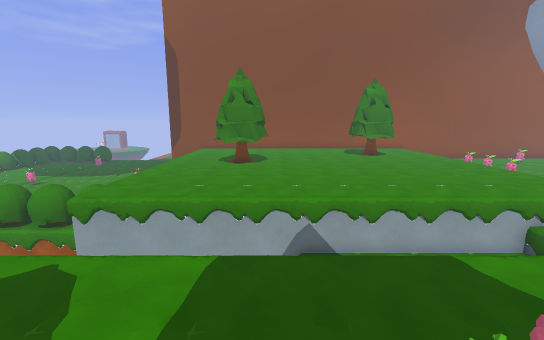
View 1 (above)

24 first-person views from a walk through a level from a Godot 3-D game. The camera is 1.3 m above the floor, tilts 10° down and sees 90° across. The floor is counted in squares, 0.5 m on a side. Each view is taken from the middle of a square. On the plan, view 1 faces up. The plan holds only what a view shows up to about 19 squares ahead; the rest is blank. The place goes on beyond the plan. Characters and animated objects are left out.

View 2
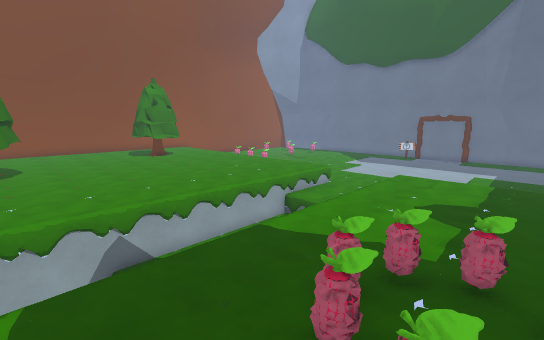

View 3
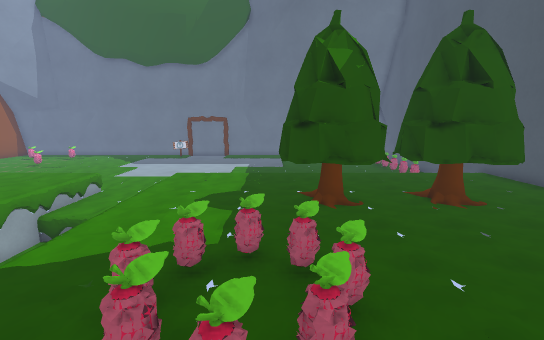

View 4
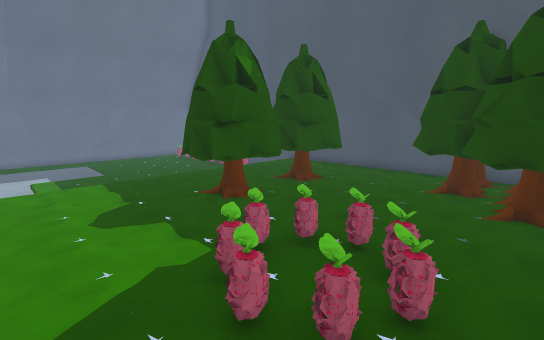

View 5
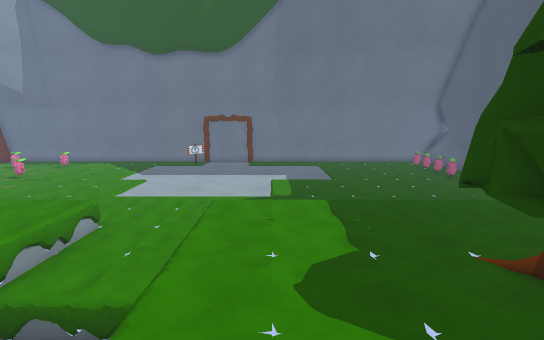

View 6
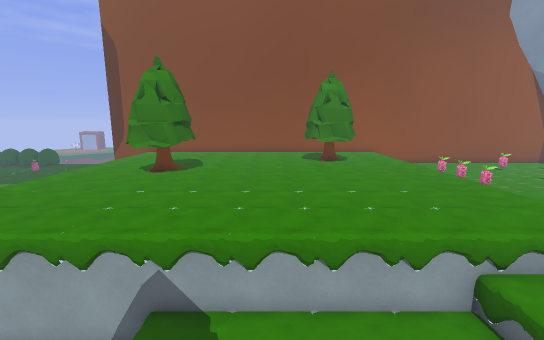

View 7
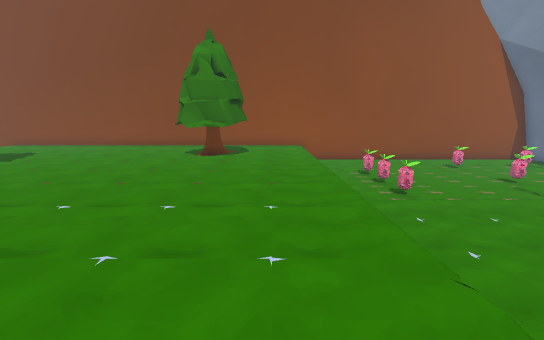

View 8
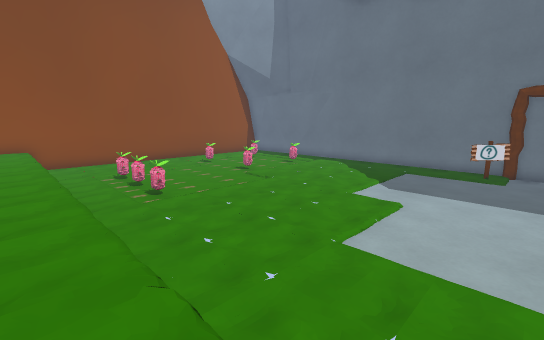

View 9
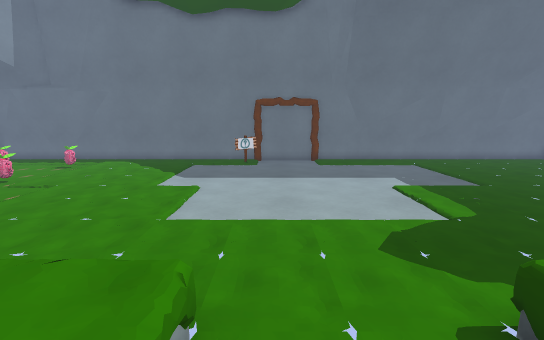

View 10
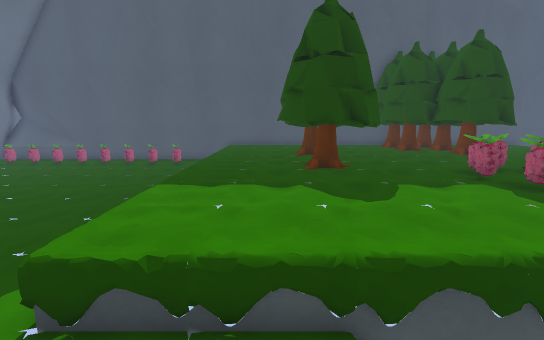

View 11
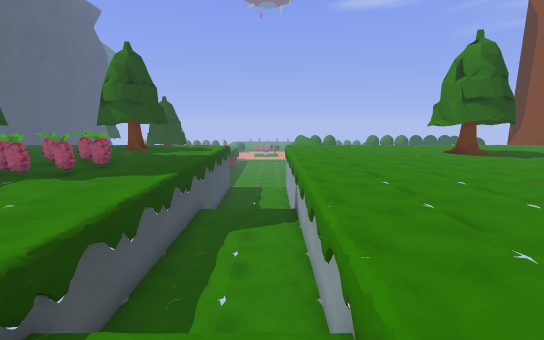

View 12
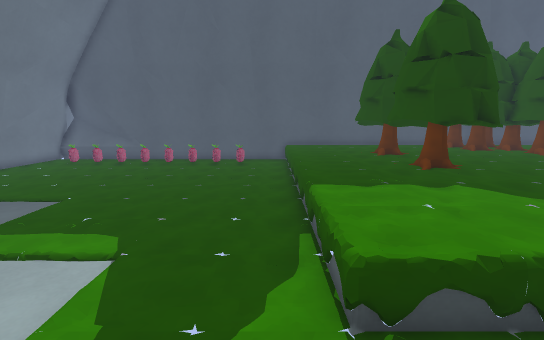

View 13
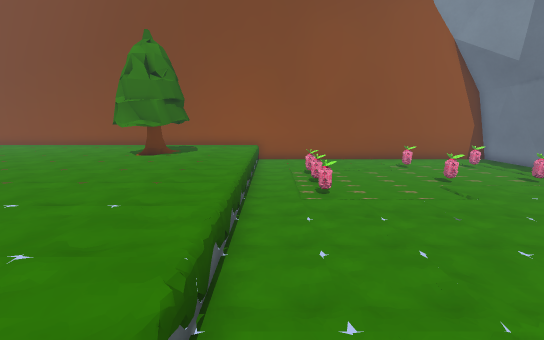

View 14
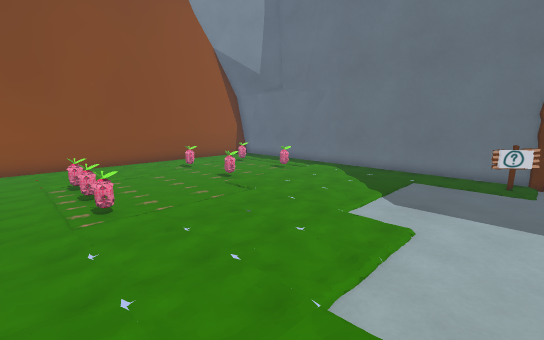

View 15
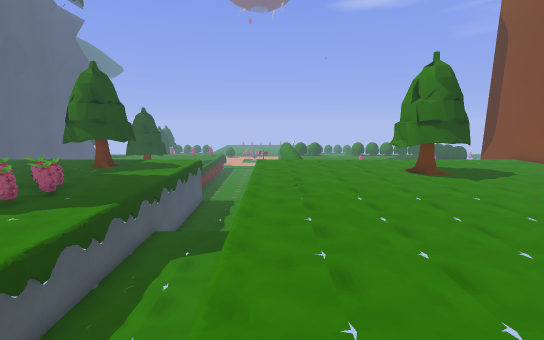

View 16
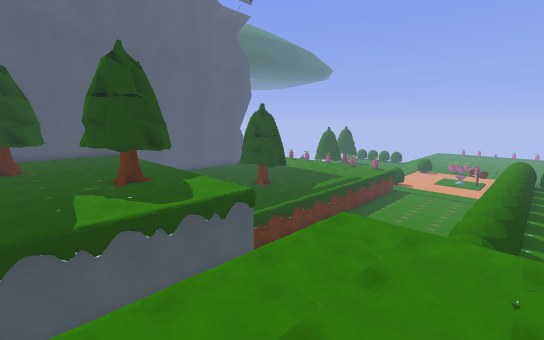

View 17
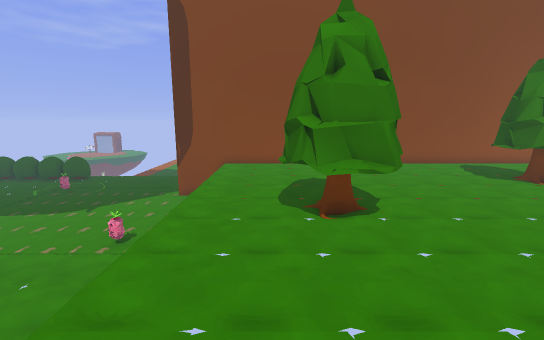

View 18
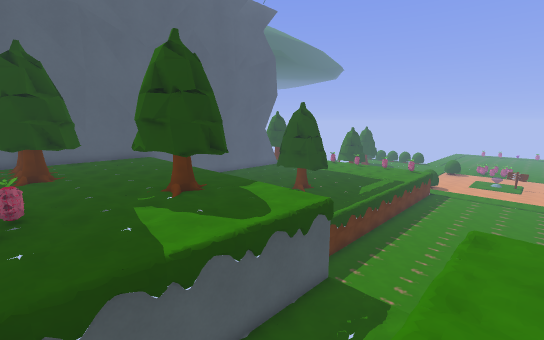

View 19
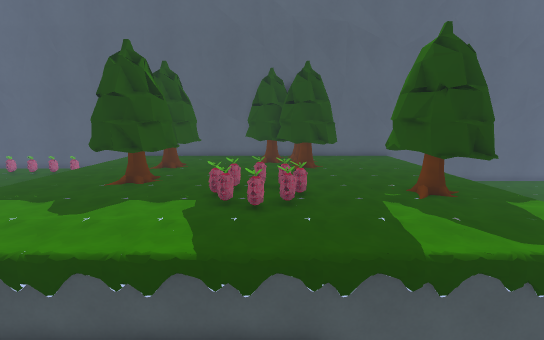

View 20
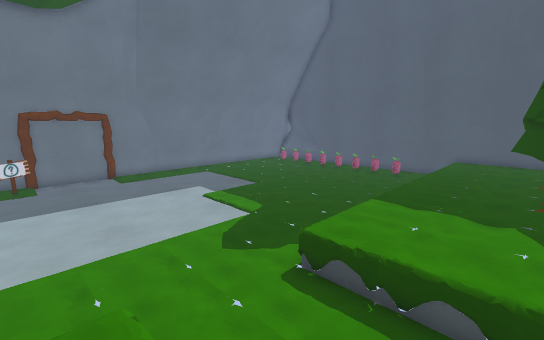

View 21
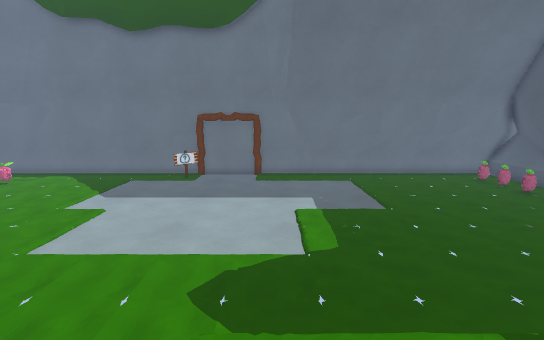

View 22
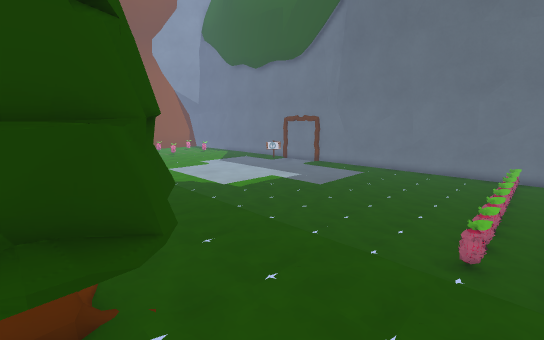

View 23
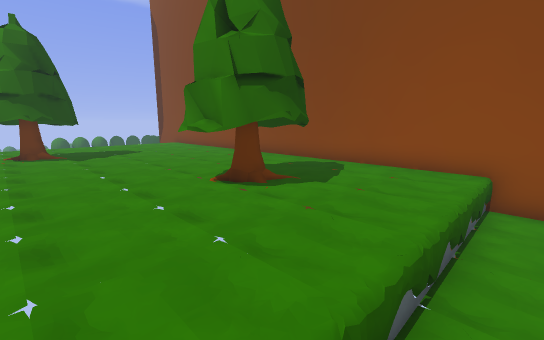

View 24
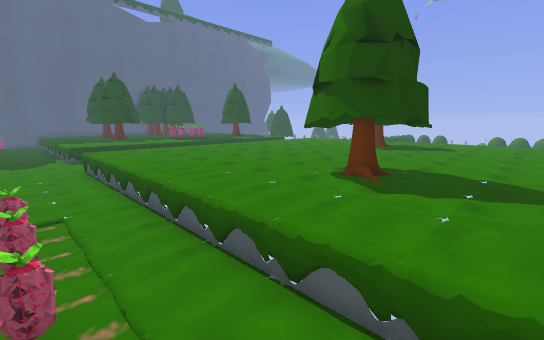

### Floor plan
Key: @ floor where view 1 was taken; # wall or solid block; . main floor; : floor 0.5 m higher than the main floor; - floor 0.5 m lower than the main floor; _ floor 1 m lower than the main floor; / step, stairs or slope; = window, fence, low wall or low ledge; v drop or lower ground; T thing the floor can be seen under or through; B bush; S sign; O other object.
Columns run from 9 left of view 1 to 29 right of it. Each row starts with its distance up from view 1.
 27 #######################################
 26   v::::::::::::::::::::.............. #
 25   v::::::::::::::::::::...............#
 24   v:::::::::::::##=::::........=...=..#
 23 v v::::::::::::=###=:::...............#
 22 v v::::::::::::#####:::..=............#
 21 v v::::::::::::=###::::...............#
 20 v v::: T=::::::::##::::..=.....=...=..#
 19 v v::=TTT=:::::::::::::...............#
 18 v v::TTTTT:::::::::::::..=............#
 17 v v::=TTT::::::::::::::...............#
 16 v v::::TT::::::::::::::...............#
 15 v v::::::::::::::::::::...............#
 14   v::::::::::::::::::::...............#
 13 # v::::::::::::::::::::...............#
 12 #B ::::::::::::::::::::...............#
 11 ##=:_:::::::::::::::::/...............#
 10   v:::::::::::::::::::/..............S#
  9   #::::::::::::::::////..............S#
  8   ______  --------....................#
  7   _______ --------....................#
  6   _______ --------....................#
  5   #v:vvvvvvvvvvvvv::///...............#
  4   v::::::::::::::::::::...............#
  3   v::::::::::::::::::::...............#
  2   v:TT=::::==::::::::::...............#
  1   v=TTT=::====:::::::::...............#
  0   v# TTT:@::::::TT=::::...............#
 -1   v TTT:::=::=:=TTT=:::...............#
 -2   v::TT::::::::TTTTT:::...............#
 -3   v::::::::::::=TTT::::...............#
 -4   v:::::##=:::::=TT::::...............#
 -5   v::::=###=:::=TTT=:::.............. #
 -6   v::::#####=::TTTTT:::.............. #
 -7   v::::=# ###=:=TTT::::..............#
 -8   v::::##  ###:::TT::::..............#
 -9   v::::=#   #=:::::::::. O..O..O..O..#
-10   v::::##   ##:::::::::..............#
-11 #########   ########################=#
-12                                    ###

Where each view was taken, in squares from view 1:
view 1: 0 up, 0 right, facing up
view 2: 0 up, 1 left, facing up-right
view 3: 0 up, 1 left, facing right
view 4: 4 up, 0 right, facing down-right
view 5: 3 up, 4 right, facing right
view 6: 3 up, 4 right, facing up
view 7: 8 up, 11 right, facing up
view 8: 8 up, 12 right, facing up-right
view 9: 8 up, 10 right, facing right
view 10: 8 up, 10 right, facing down
view 11: 8 up, 12 right, facing left
view 12: 8 up, 14 right, facing down
view 13: 8 up, 14 right, facing up
view 14: 9 up, 14 right, facing up-right
view 15: 10 up, 12 right, facing left
view 16: 13 up, 0 right, facing down-left
view 17: 10 up, 4 left, facing up
view 18: 10 up, 1 right, facing down-left
view 19: 10 up, 2 right, facing down
view 20: 10 up, 9 right, facing down-right
view 21: 4 up, 10 right, facing right
view 22: 10 down, 8 right, facing up-right
view 23: 17 up, 14 right, facing up-left
view 24: 26 up, 16 right, facing down-left
